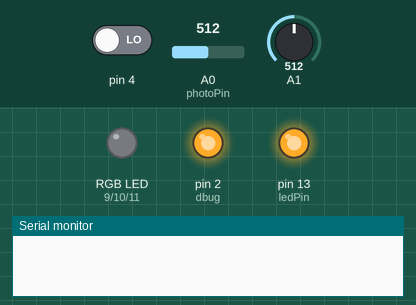
This sketch was run on a simulated Arduino Uno, built with avr-gcc and run on an emulated ATmega328P. Shown: an RGB LED mixed from three pins (HIGH = lit), output pins drawn as LEDs (lit = HIGH), the last lines printed to the serial monitor. The test bench sets the inputs (shaded band); at power-on: A1 = 512, pin 4 LOW, A0 (photoPin) = 512.

Above: at 0.1 s.
At 6.2 s:
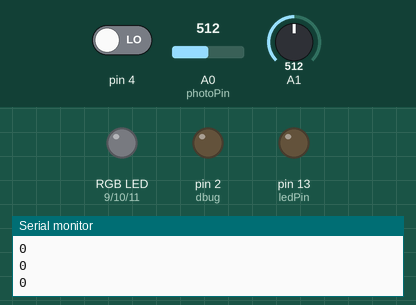
6.3 s: A1 set to 674
7.8 s: A1 set to 690
At 8.9 s:
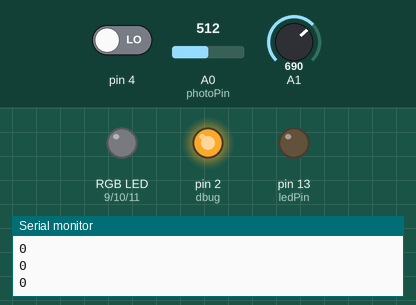
Timing chart, 0 to 10.8 s (numbered marks = the images above; inputs shaded):
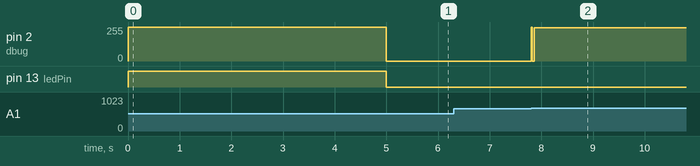

The sketch:

sketch_colorChanger.ino
```cpp
//phototransistor
int senVal;
int senLow = 1023;
int senHigh = 0;
int photoPin = A0;
//RGB LED
int rPin = 9;
int gPin = 10;
int bPin = 11;

int dbug = 2; //Debug LED
const int ledPin = 13; //onboard LED
int color[3]; //colour storage // [0] = red, [1] = green, [2] = blue
int redState = 0; //button for red

void setup(){
  Serial.begin(9600);
  pinMode(ledPin, OUTPUT);
  pinMode(dbug,OUTPUT);
  pinMode(rPin, OUTPUT);
  pinMode(gPin, OUTPUT);
  pinMode(bPin, OUTPUT);
  digitalWrite(dbug, HIGH);
  digitalWrite(ledPin,HIGH);

  //phototransistor config
  while(millis() < 5000){
    senVal= analogRead(A0);
    if(senVal > senHigh){
      senHigh = senVal;
    }
    if(senVal < senLow){
      senLow = senVal;
    }
  }
  digitalWrite(dbug, LOW);
  digitalWrite(ledPin, LOW);

  //randomSeed(analogRead(0));

}
void loop(){
  rPin = color[0];
  gPin = color[1];
  bPin = color[2];
  digitalWrite(dbug, LOW);
  senVal = analogRead(A0);
  int photoSet = map(senVal, senLow, senHigh, 0, 255); //range phototransistor values from 0 - 255 for colour
  redState = digitalRead(4);
  Serial.println(redState);
  int butt = analogRead(A1);
  //Serial.println(butt);
  analogWrite(rPin, photoSet);
  //red button
  if(redState == HIGH){
     digitalWrite(dbug, HIGH);
    color[0] = photoSet;
    rPin = color[0];
    gPin = 0;
    bPin = 0;
    delay(10);
  }
  else if(butt == 1023){
    digitalWrite(dbug, HIGH);
    color[2] = photoSet;
    rPin = 0;
    gPin = 0;
    bPin = color[2];
    delay(10);
  }

  else if(butt >= 690 && butt <= 700){
    digitalWrite(dbug, HIGH);
    color[1] = photoSet;
    rPin = 0;
    gPin = color[2];
    bPin = 0;

    delay(10);
  }
 // else if(redState == LOW && butt <= 10){
///  digitalWrite(dbug, HIGH);
//  delay(10);
//  digitalWrite(dbug, LOW);
//  delay(1000);
//  rPin = random(100,255);
//  gPin = random(100, 255);
 // bPin = random(100, 255);

//  }
}
```

Measured:
- the behaviour switches between 689 and 690 on A1 (found by bisection; images 1 and 2)
- after the input at 7.8 s, pin 2 (dbug): 0/255 → 248/255 at once
